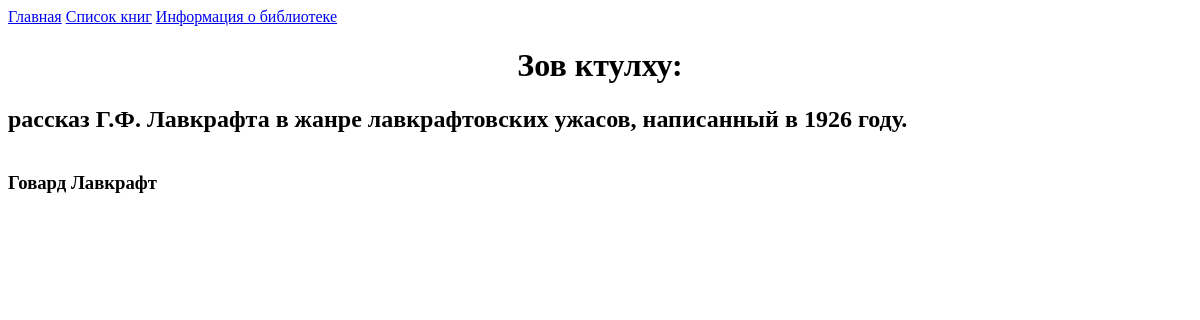
/server/files/dynamic/book.php?id=3, run on the app's committed database.
### tables this page shows
CREATE TABLE `books` (
  `ID` int NOT NULL,
  `name` varchar(70) NOT NULL,
  `writer` varchar(40) NOT NULL,
  `description` text NOT NULL
);

### server/files/dynamic/book.php (the view, shortened to what this page needs)
<html lang="ru">
<head>
    <link rel="stylesheet" href="style.css" type="text/css"/>
</head>
<body>
    <header><a href="/index.html">Главная</a> <a href="/">Список книг</a> <a href="/info.html">Информация о библиотеке</a></header>
<?php
    $mysqli = new mysqli("db", "Roslov", "root", "libDB");
    switch($_SERVER['REQUEST_METHOD']){
        case 'GET':
            $mysqli->set_charset("utf8");
            $result = $mysqli->query("SELECT * FROM books WHERE ID = '{$_GET['id']}'");
            foreach ($result as $row){
                echo "<h1>{$row['name']}:</h1>";
                echo "<h2>{$row['description']}</h2>";
                echo "<h3 style='float: left'>{$row['writer']}</h3>";
            }
            break;
?>
<?php
    }
?>
</body>
</html>

### server/files/dynamic/style.css (style rules this page uses)
h1 { text-align: center; }

### data on the page
books: name "Зов ктулху", description "рассказ Г.Ф. Лавкрафта в жанре лавкрафтовских ужасов, написанный в 1926 году.", writer "Говард Лавкрафт"
